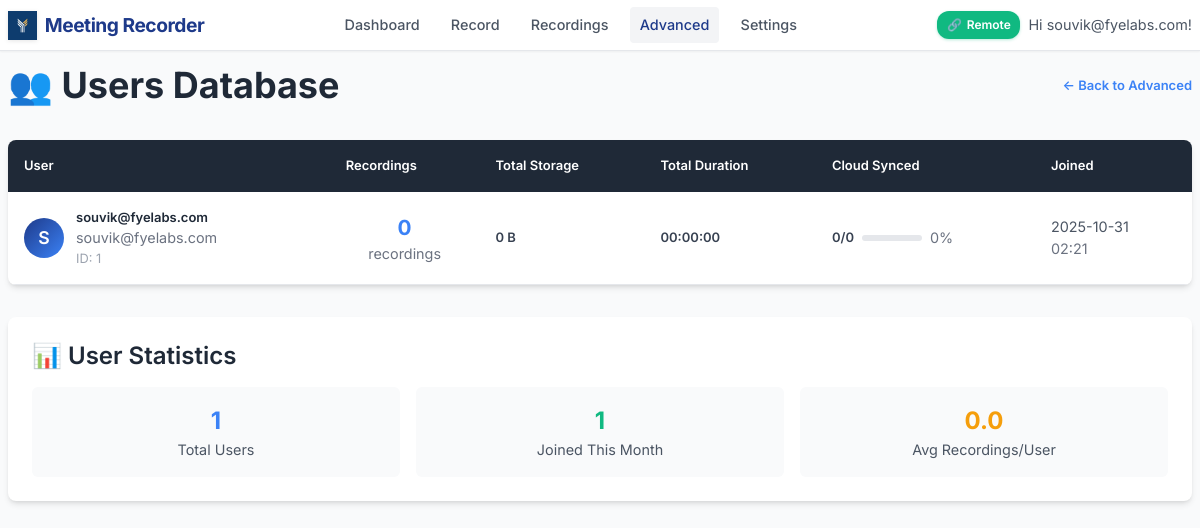
The app's page /admin/users (signed in) with its own data.
### models.py (models this page shows, shortened)
class User(UserMixin, db.Model):
    id = db.Column(db.Integer, primary_key=True)
    username = db.Column(db.String(80), unique=True, nullable=False)
    email = db.Column(db.String(120), unique=True, nullable=False)
    password_hash = db.Column(db.String(128))
    created_at = db.Column(db.DateTime, default=datetime.utcnow)
    is_active = db.Column(db.Boolean, default=True)
    default_monitor = db.Column(db.String(200))  # Default monitor for recordings
    auto_delete_days = db.Column(db.Integer, default=30)  # Auto-delete recordings after N days
    recordings = db.relationship('Recording', backref='user', lazy=True)
    meetings = db.relationship('Meeting', backref='user', lazy=True)

### app.py (the view)
@app.route('/admin/users')
@login_required
def admin_users():
    try:
        from datetime import datetime, timedelta
        users = User.query.all()
        users_data = []
        for user in users:
            recordings = Recording.query.filter_by(user_id=user.id).all()
            recording_count = len(recordings)
            total_size = sum(r.file_size or 0 for r in recordings)
            total_duration = sum(r.duration or 0 for r in recordings)
            uploaded_count = sum(1 for r in recordings if r.uploaded)
            users_data.append((user, recording_count, total_size, total_duration, uploaded_count))
        thirty_days_ago = datetime.now() - timedelta(days=30)
        recent_users = sum(1 for user, _, _, _, _ in users_data
                          if user.created_at and user.created_at > thirty_days_ago)
        return render_template('admin/users.html',
                             users_data=users_data,
                             recent_users=recent_users)
    except Exception as e:
        logger.error(f"❌ Admin users error: {e}")
        return f"Database error: {e}", 500

### app.py (called while the page is built)
def format_file_size(size_bytes):
    if not size_bytes:
        return "0 B"
    for unit in ['B', 'KB', 'MB', 'GB']:
        if size_bytes < 1024:
            return f"{size_bytes:.1f} {unit}"
        size_bytes /= 1024
    return f"{size_bytes:.1f} TB"

def format_duration(seconds):
    if not seconds:
        return "00:00:00"
    hours = seconds // 3600
    minutes = (seconds % 3600) // 60
    secs = seconds % 60
    return f"{hours:02d}:{minutes:02d}:{secs:02d}"

@app.context_processor
def utility_processor():
    active_recording = None
    if current_user.is_authenticated:
        from dual_stream import DualModeStreamer
        global recording_state
        if recording_state.get('active', False):
            recent_recording = Recording.query.filter_by(user_id=current_user.id).order_by(Recording.created_at.desc()).first()
            if recent_recording and recent_recording.status != 'completed':
                active_recording = recent_recording
    return dict(
        format_file_size=format_file_size,
        format_duration=format_duration,
        active_recording=active_recording,
        is_remote_recording_enabled=is_remote_recording_enabled
    )

@login_manager.user_loader
def load_user(user_id):
    return db.session.get(User, int(user_id))  # Fix SQLAlchemy deprecation

### templates/admin/users.html (shortened to what this page needs)
{% extends "base.html" %}
{% block content %}
<div style="display: flex; justify-content: space-between; align-items: center; margin-bottom: 2rem;">
    <h1 style="color: var(--gray-800); margin: 0;">👥 Users Database</h1>
    <a href="{{ url_for('admin_dashboard') }}" style="color: var(--secondary-blue); text-decoration: none; font-weight: 600;">← Back to Advanced</a>
</div>
{% if users_data %}
<div style="background: white; border-radius: 8px; overflow: hidden; box-shadow: var(--shadow-md);">
    <table style="width: 100%; border-collapse: collapse;">
        <thead>
            <tr style="background: var(--gray-800); color: white;">
                <th style="padding: 1rem; text-align: left; font-weight: 600;">User</th>
                <th style="padding: 1rem; text-align: left; font-weight: 600;">Recordings</th>
                <th style="padding: 1rem; text-align: left; font-weight: 600;">Total Storage</th>
                <th style="padding: 1rem; text-align: left; font-weight: 600;">Total Duration</th>
                <th style="padding: 1rem; text-align: left; font-weight: 600;">Cloud Synced</th>
                <th style="padding: 1rem; text-align: left; font-weight: 600;">Joined</th>
            </tr>
        </thead>
        <tbody>
            {% for user, recording_count, total_size, total_duration, uploaded_count in users_data %}
            <tr style="border-bottom: 1px solid var(--gray-200);" onmouseover="this.style.backgroundColor='var(--gray-50)'" onmouseout="this.style.backgroundColor='white'">
                <td style="padding: 1rem; vertical-align: middle;">
                    <div style="display: flex; align-items: center;">
                        <div style="width: 40px; height: 40px; border-radius: 50%; background: linear-gradient(135deg, var(--primary-blue), var(--secondary-blue)); display: flex; align-items: center; justify-content: center; color: white; font-weight: 600; margin-right: 0.75rem; font-size: 1.1rem;">
                            {{ user.username[0].upper() }}
                        </div>
                        <div>
                            <div style="font-weight: 600; color: var(--gray-800);">{{ user.username }}</div>
                            <div style="color: var(--gray-500); font-size: 0.9rem;">{{ user.email }}</div>
                            <div style="color: var(--gray-400); font-size: 0.8rem;">ID: {{ user.id }}</div>
                        </div>
                    </div>
                </td>
                <td style="padding: 1rem; vertical-align: middle;">
                    <div style="text-align: center;">
                        <div style="font-size: 1.3rem; font-weight: bold; color: var(--secondary-blue);">{{ recording_count or 0 }}</div>
                        <div style="color: var(--gray-500); font-size: 0.9rem;">recordings</div>
                    </div>
                </td>
                <td style="padding: 1rem; vertical-align: middle;">
                    <div style="font-weight: 600;">{{ format_file_size(total_size or 0) }}</div>
                </td>
                <td style="padding: 1rem; vertical-align: middle;">
                    <div style="font-weight: 600;">{{ format_duration(total_duration or 0) }}</div>
                </td>
                <td style="padding: 1rem; vertical-align: middle;">
                    {% set sync_percentage = ((uploaded_count or 0) / (recording_count or 1) * 100) | round(1) if recording_count > 0 else 0 %}
                    <div style="display: flex; align-items: center; gap: 0.5rem;">
                        <div style="font-weight: 600;">{{ uploaded_count or 0 }}/{{ recording_count or 0 }}</div>
                        <div style="background: var(--gray-200); height: 6px; width: 60px; border-radius: 3px; overflow: hidden;">
                        </div>
                        <div style="color: var(--gray-500); font-size: 0.9rem;">{{ sync_percentage }}%</div>
                    </div>
                </td>
                <td style="padding: 1rem; vertical-align: middle;">
                    <div style="color: var(--gray-600); font-size: 0.9rem;">
                        {{ user.created_at.strftime('%Y-%m-%d') if user.created_at else 'N/A' }}
                        <br>
                        <span style="color: var(--gray-500);">{{ user.created_at.strftime('%H:%M') if user.created_at else '' }}</span>
                    </div>
                </td>
            </tr>
            {% endfor %}
        </tbody>
    </table>
</div>
<div style="background: white; padding: 1.5rem; border-radius: 8px; margin-top: 2rem; box-shadow: var(--shadow-md);">
    <h3 style="color: var(--gray-800); margin-bottom: 1rem;">📊 User Statistics</h3>
    <div style="display: grid; grid-template-columns: repeat(auto-fit, minmax(200px, 1fr)); gap: 1rem;">
        <div style="text-align: center; padding: 1rem; background: var(--gray-50); border-radius: 6px;">
            <div style="font-size: 1.5rem; font-weight: bold; color: var(--secondary-blue);">{{ users_data|length }}</div>
            <div style="color: var(--gray-600); font-size: 0.9rem;">Total Users</div>
        </div>
        <div style="text-align: center; padding: 1rem; background: var(--gray-50); border-radius: 6px;">
            <div style="font-size: 1.5rem; font-weight: bold; color: var(--success-green);">
                {{ recent_users or 0 }}
            </div>
            <div style="color: var(--gray-600); font-size: 0.9rem;">Joined This Month</div>
        </div>
        <div style="text-align: center; padding: 1rem; background: var(--gray-50); border-radius: 6px;">
            <div style="font-size: 1.5rem; font-weight: bold; color: var(--warning-yellow);">
                {{ (users_data|sum(attribute='1')|float / users_data|length)|round(1) if users_data|length > 0 else 0 }}
            </div>
            <div style="color: var(--gray-600); font-size: 0.9rem;">Avg Recordings/User</div>
        </div>
    </div>
</div>
{% else %}
<div style="background: white; padding: 3rem; text-align: center; border-radius: 8px; box-shadow: var(--shadow-md);">
    <p style="color: var(--gray-500); font-size: 1.1rem; margin: 0;">👤 No users found</p>
</div>
{% endif %}
{% endblock %}

### templates/base.html (shortened to what this page needs)
<!DOCTYPE html>
<html lang="en">
<head>
</head>
<body>
    <header class="header">
        <div class="header-content">
            <a href="{{ url_for('dashboard') }}" class="logo">
                <img src="{{ url_for('static', filename='image.png') }}" alt="FYE Labs" class="logo-image">
                <span class="logo-text">Meeting Recorder</span>
            </a>
            <nav class="nav-menu">
                <a href="{{ url_for('dashboard') }}" class="nav-link {% if request.endpoint == 'dashboard' %}active{% endif %}">Dashboard</a>
                <a href="{{ url_for('record') }}" class="nav-link {% if request.endpoint == 'record' %}active{% endif %}">Record</a>
                <a href="{{ url_for('recordings') }}" class="nav-link {% if request.endpoint == 'recordings' %}active{% endif %}">Recordings</a>
                <a href="{{ url_for('admin_dashboard') }}" class="nav-link {% if request.endpoint.startswith('admin_') %}active{% endif %}">Advanced</a>
                <a href="{{ url_for('settings') }}" class="nav-link {% if request.endpoint == 'settings' %}active{% endif %}">Settings</a>
            </nav>
            <div class="user-menu">
                <div class="remote-status-indicator" id="remoteStatusIndicator">
                    <span id="remoteStatusIcon">🔗</span>
                    <span id="remoteStatusText">Remote</span>
                </div>
                <span class="user-info">Hi {{ current_user.username }}!</span>
            </div>
        </div>
    </header>
    <main class="container">
        {% block content %}{% endblock %}
    </main>
</body>
</html>

### records on screen
User: username "souvik@fyelabs.com", username "S", email "souvik@fyelabs.com", id "1", recording_count "0", format_file_size "0 B", format_duration "00:00:00", uploaded_count "0", sync_percentage "0", created_at "2025-10-31", created_at "02:21"

### other values on screen
{{ users_data|length }} "1"
{{ recent_users or 0 }} "1"
